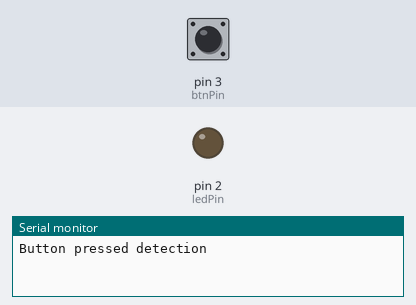
Bench run of a sketch on a simulated Arduino Uno, built with avr-gcc and run on an emulated ATmega328P. On the bench: output pins drawn as LEDs (lit = HIGH), the last lines printed to the serial monitor. The inputs (shaded band) are chosen by the test bench; at power-on: pin 3 (btnPin) HIGH.

Above: at 1.2 s.
1.3 s: pin 3 (btnPin) pulled LOW for 0.15 s
At 2.1 s:
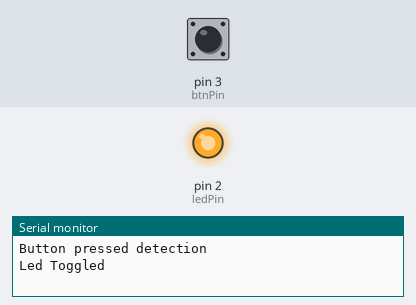
2.9 s: pin 3 (btnPin) pulled LOW for 1 s
At 3.3 s:
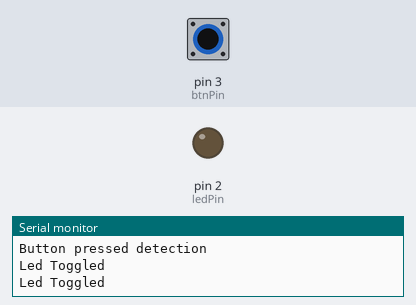
5.4 s: pin 3 (btnPin) pulled LOW for 3.2 s
At 6.4 s:
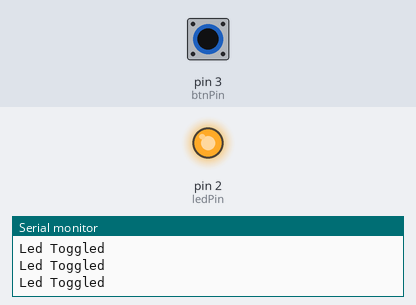
Timing chart, 0 to 8.4 s (numbered marks = the images above; inputs shaded):
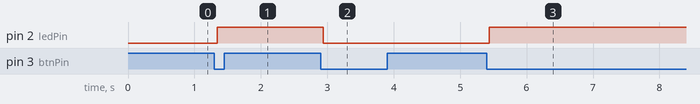

The sketch:

debounce-polling.ino
```cpp
int btnPin = 3;
int ledPin = 2;
int debounceTime = 40;
boolean ledState = LOW;
boolean lastBtnState = LOW;
boolean btnState = LOW;
int stateChageCount = 0;

void setup() {
  // put your setup code here, to run once:
  pinMode(btnPin, INPUT_PULLUP);
  pinMode(ledPin, OUTPUT);
  Serial.begin(115200);
  Serial.println("Button pressed detection");
}

void loop() {
  // put your main code here, to run repeatedly:
  debounceMethodOne();
  //debounceMethodTwo();
  // debounceMethodThree();
}

void debounceMethodOne() {
  if (lastBtnState != digitalRead(btnPin)) {
    lastBtnState = digitalRead(btnPin);
    //start debouncing
    delay(debounceTime);

    if (lastBtnState == digitalRead(btnPin))
      stateChageCount++;
  }
  if (stateChageCount == 2) {
    toggleLED();
    Serial.println("Led Toggled");
    stateChageCount = 0;
  }
}

void debounceMethodTwo() {
  boolean reading = digitalRead(btnPin);
  if (reading != lastBtnState) {
    delay(debounceTime);
    if (reading != btnState) {
      btnState = reading;
      if (btnState == LOW) {
        toggleLED();
        Serial.println("Led Toggled");
      }
    }
  }
  lastBtnState = reading;
}

void debounceMethodThree() {
  if (lastBtnState != digitalRead(btnPin)) {
    lastBtnState = digitalRead(btnPin);
    //start debouncing
    for (int count = 0; count < 10; count++) {
      delay(1);
      if (lastBtnState != digitalRead(btnPin)) {
        count = 0;
      }
    }
    if (lastBtnState == HIGH) {
      toggleLED();
      Serial.println("Led Toggled");
    }
  }
}

void toggleLED() {
  digitalWrite(ledPin, ledState ^= 1);
}
```

Measured:
- after the input at 1.3 s, pin 2 (ledPin): LOW → HIGH at once
- after the input at 2.9 s, pin 2 (ledPin): HIGH → LOW at once
- after the input at 5.4 s, pin 2 (ledPin): LOW → HIGH at once
